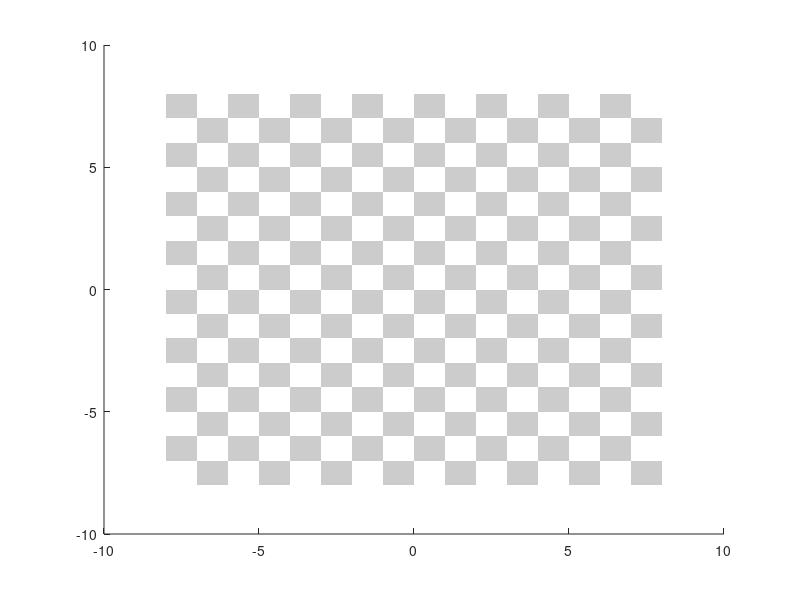

Recreate this plot in MATLAB.
function drawFloor()

% Create the ground. It reaches from -8 to +8
    v = []; f = []; c = [];
    % Number of tiles on each side of the origin
    nTilesX = 8;  
    nTilesY = 8;  
    % Size of the tiles
    sTiles = 1;  
    % Create vertices:
    for i = -sTiles*nTilesX:sTiles:sTiles*nTilesX
        for j = -sTiles*nTilesY:sTiles:sTiles*nTilesY
            v = [v;[i,j,0]];                         
        end
    end
    % Connect them and color them as checkerboard:
    for i = 1:2*nTilesY
        for j = 1:2*nTilesX
            f = [f;[i,i+1,i+2+2*nTilesY,i+1+2*nTilesY]+(j-1)*(2*nTilesY+1)];	% Connect vertices
            if mod(j+i,2)==0	% Color faces alternating
                c = [c;[1,1,1]];
            else
                c = [c;[.8,.8,.8]];
            end
        end
    end

p = patch('faces', f, 'vertices', v, 'FaceVertexCData', c, 'FaceColor', 'flat');
%set(p, 'FaceAlpha',0.7);    % Set to partly transparent
set(p, 'FaceLighting','phong'); % Set the renderer
set(p, 'FaceColor','flat');     % Set the face coloring
set(p, 'EdgeColor','none');     % Don't show edges    
set(p,'AmbientStrength',.6);
end